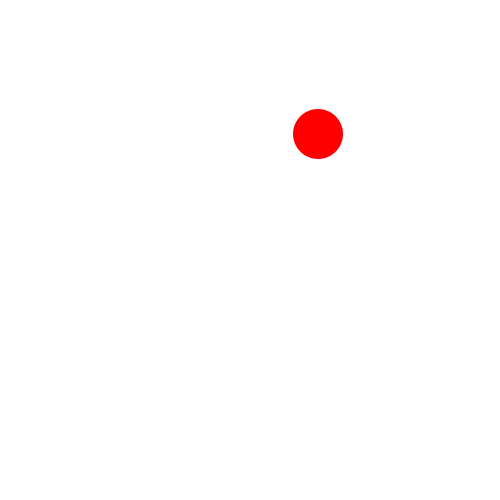
Frame 1 (no input)
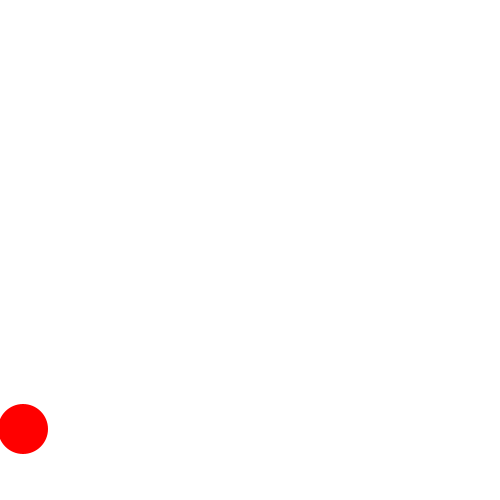
Frame 60 (the mouse pressed at the canvas centre just before this capture)
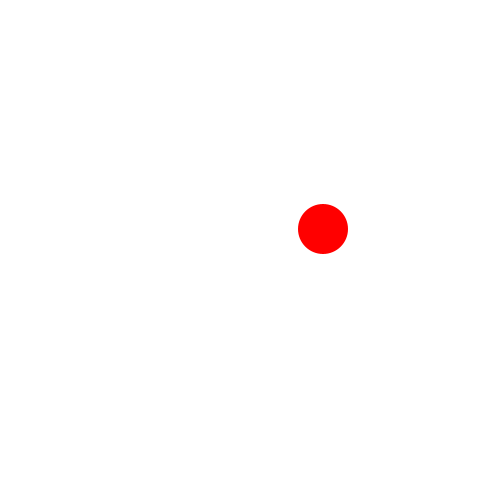
Frame 120 (the mouse held since frame 60 and released just before this capture)

The Processing sketch that drew these frames (run headless with seeded random() and noise(); from frame 60 on, the mouse is pressed at the canvas centre):

// Processing sketch: processing_82382
// ── processing_82382.pde

//Aaron L. , CP1, Mods 4-5
ball chrome;
void setup()
{
  chrome = new ball();
  size(500, 500);
}
void draw()
{
  background(255);
  chrome.move();
  chrome.bounce();
  chrome.show();
}

class ball
{
  int x, y;
  boolean up, right;
  ball()
  {
    x=int(random(500));
    y=int(random(500));
    up=false;
    right=false;
  }
  void move()
  {
    if (right == true)
    {
      x+=5;
    }
    else
    {
      x-=5;
    }
    if (up == true)
    {
      y-=5;
    }
    else
    {
      y+=5;
    }
  }
  void bounce()
  {
    if (x<25)
    {
      right = true;
    }
    if (x>475)
    {
      right = false;
    }
    if (y<25)
    {
      up = false;
    }
    if (y>475)
    {
      up = true;
    }
  }

  void show()
  {
    noStroke();
    fill(255, 0, 0);
    ellipse(x, y, 50, 50);
  }
}
